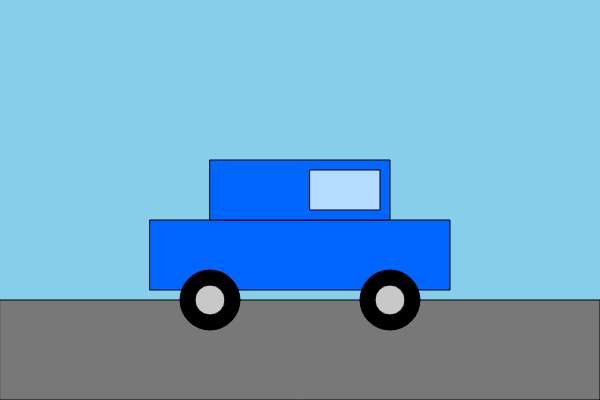
Frame 1 (no input)
Frame 60 (no input): identical to frame 1, image omitted
Frame 120 (the mouse pressed at the canvas centre since frame 60): identical to frame 1, image omitted

The p5.js sketch that drew this single still picture (run headless with seeded random() and noise() and a simulated clock; from frame 60 on, the mouse is pressed at the canvas centre):

// p5.js sketch
// ── sketch.js
function setup() {
  createCanvas(600, 400);
}

function draw() {
  background(135, 206, 235);
  
  // ground
  fill(120);
  rect(0, 300, 600, 100);

  // car body
  fill(0, 102, 255);
  rect(150, 220, 300, 70);

  // roof
  rect(210, 160, 180, 60);
  
  //window
  fill(180, 220, 255);
  rect(310, 170, 70, 40);

  // wheels
  fill(0);
  ellipse(210, 300, 60, 60);
  ellipse(390, 300, 60, 60);
  fill(200);
  ellipse(210, 300, 30, 30);
  ellipse(390, 300, 30, 30);
}
